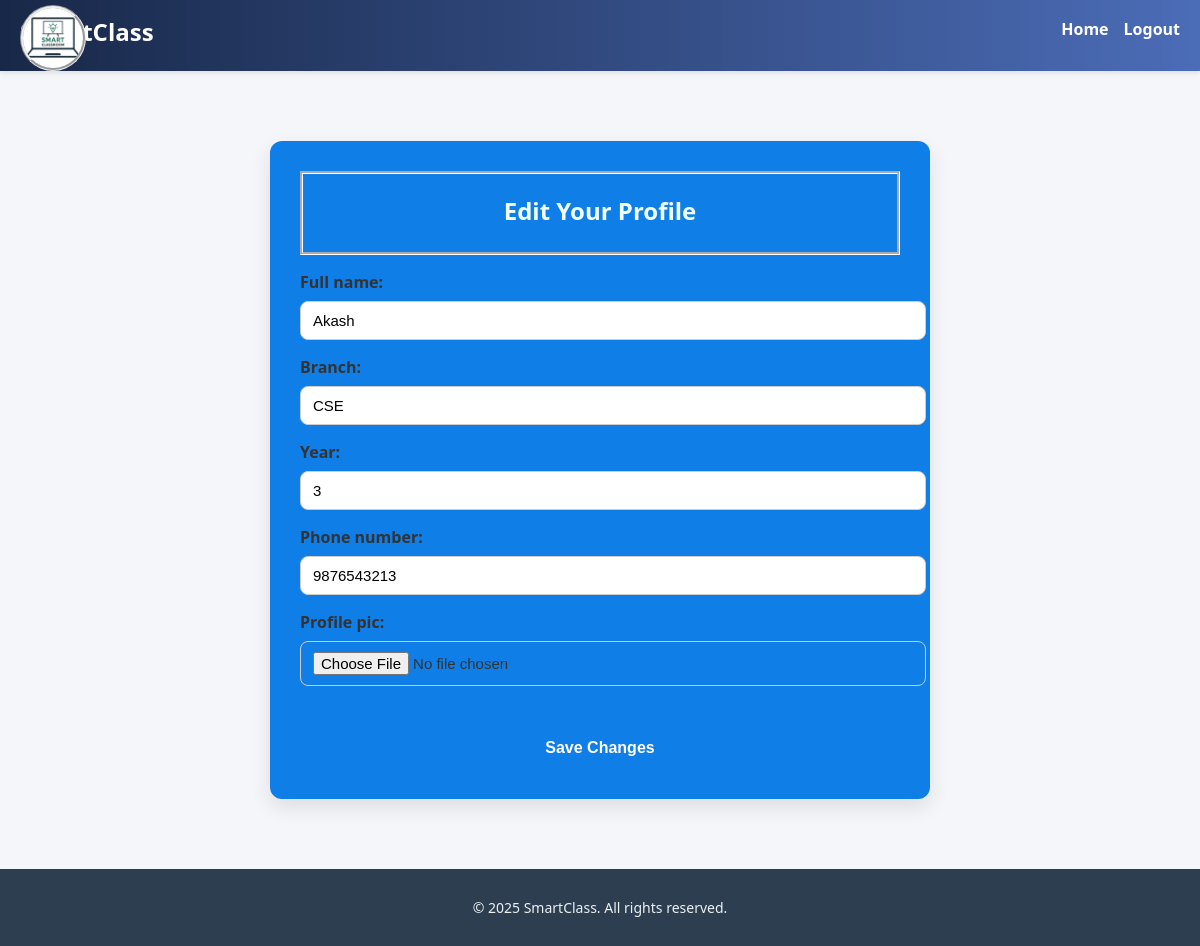
Page /edit-profile/ (signed in) on the committed database.
### core/models.py (models this page shows, shortened)
class StudentProfile(models.Model):
    user = models.OneToOneField(User, on_delete=models.CASCADE)
    full_name = models.CharField(max_length=100)
    branch = models.CharField(max_length=100, blank=True)
    year = models.IntegerField(blank=True, null=True)
    phone_number = models.CharField(max_length=15, blank=True)
    profile_pic = models.ImageField(upload_to='profile_pics/', blank=True, null=True)
    dark_mode = models.BooleanField(default=False)

### core/views.py (the view)
# urls.py: path('edit-profile/', edit_profile, name='edit_profile'),
@login_required
def edit_profile(request):
    try:
        profile = request.user.studentprofile
    except StudentProfile.DoesNotExist:
        profile = StudentProfile(user=request.user)
    if request.method == 'POST':
        form = StudentProfileForm(request.POST, request.FILES, instance=profile)
        if form.is_valid():
            form.save()
            return redirect('student_dashboard')
    else:
        form = StudentProfileForm(instance=profile)
    return render(request, 'core/edit_profile.html', {'form': form})

### core/forms.py
class StudentProfileForm(forms.ModelForm):
    class Meta:
        model = StudentProfile
        fields = ['full_name', 'branch', 'year', 'phone_number', 'profile_pic']
        widgets = {
            'full_name': forms.TextInput(attrs={'class': 'form-control'}),
            'branch': forms.TextInput(attrs={'class': 'form-control'}),
            'year': forms.NumberInput(attrs={'class': 'form-control'}),
            'phone_number': forms.TextInput(attrs={'class': 'form-control'}),
        }

### core/templates/core/edit_profile.html (shortened to what this page needs)
{% extends "core/base.html" %}
{% load static %}
{% block content %}
<div class="profile-form-container">
    <div style="border-color: white;border-style: groove;">
  <h2 style="color: azure;">Edit Your Profile</h2>
  </div>
  <form method="POST" enctype="multipart/form-data">
    {{ form.as_p }}
    <button type="submit">Save Changes</button>
  </form>
</div>
{% endblock %}

### core/static/core/css/base.css (style rules this page uses)
body { margin: 0; padding: 0; font-family: 'Segoe UI', sans-serif; background-color: #f5f6fa; color: #333; }

### core/templates/core/edit_profile.html (style rules this page uses)
.profile-form-container { max-width: 600px; margin: 40px auto; background-color: #0f7ee6; padding: 30px; border-radius: 12px; box-shadow: 0 8px 20px rgba(0, 0, 0, 0.1); font-family: 'Segoe UI', sans-serif; }
.profile-form-container h2 { margin-bottom: 25px; text-align: center; color: #2F80ED; }
.profile-form-container label { display: block; margin-top: 15px; font-weight: 600; color: #333; }
.profile-form-container input[type="text"], .profile-form-container input[type="number"], .profile-form-container input[type="file"] { width: 100%; padding: 10px 12px; margin-top: 8px; border: 1px solid #ccc; border-radius: 8px; font-size: 15px; }
.profile-form-container button[type="submit"] { margin-top: 25px; width: 100%; padding: 12px; background-color: #0f7ee6; color: white; font-size: 16px; font-weight: bold; border: none; border-radius: 8px; cursor: pointer; transition: background-color 0.3s; }

### rows in the picture
StudentProfile: full_name "Akash", branch "CSE", year "3", phone_number "9876543213"
